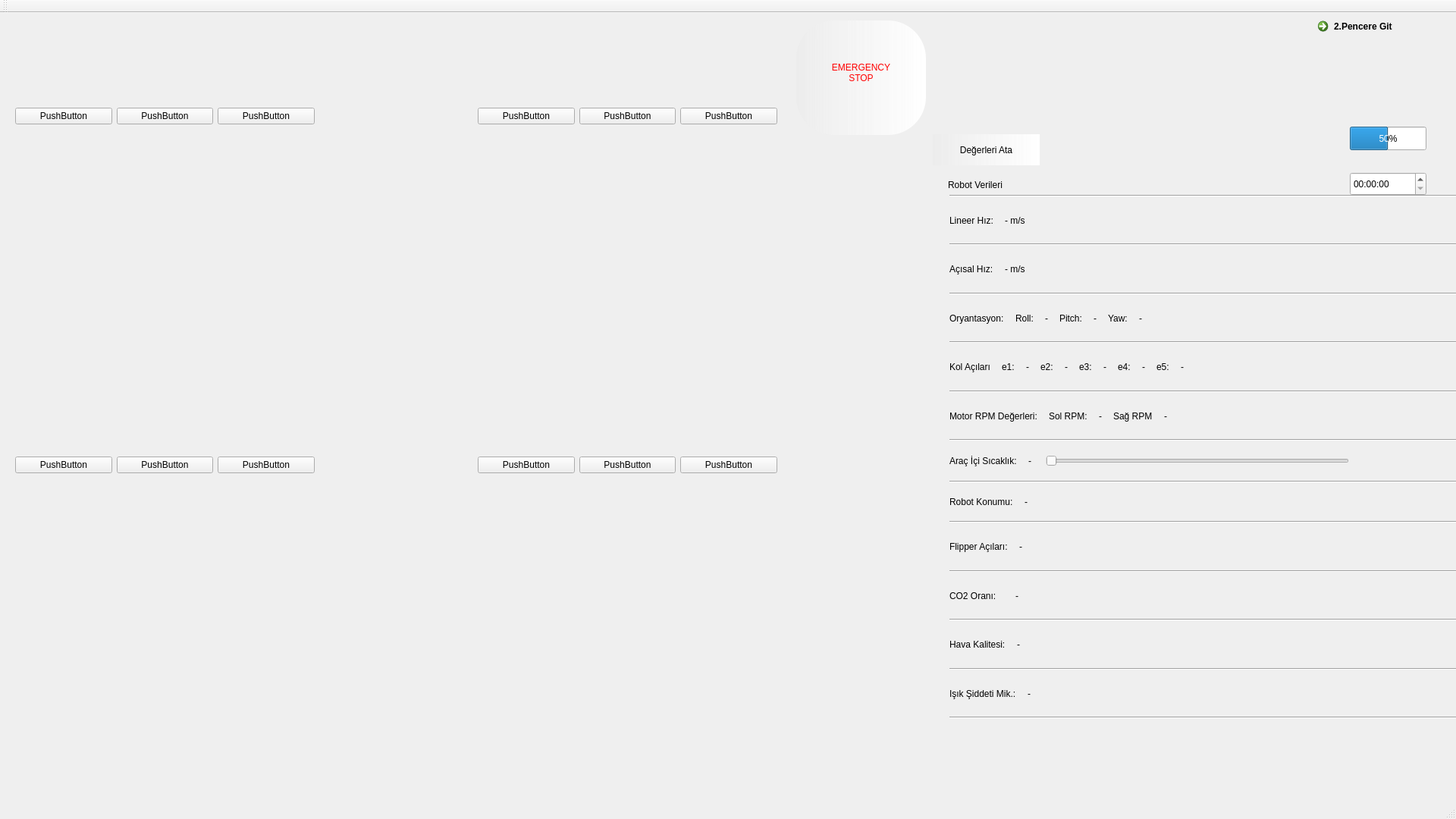
<?xml version="1.0" encoding="UTF-8"?>
<ui version="4.0">
 <class>MainWindow</class>
 <widget class="QMainWindow" name="MainWindow">
  <property name="geometry">
   <rect>
    <x>0</x>
    <y>0</y>
    <width>1920</width>
    <height>1080</height>
   </rect>
  </property>
  <property name="cursor">
   <cursorShape>ArrowCursor</cursorShape>
  </property>
  <property name="windowTitle">
   <string>Rake Gui</string>
  </property>
  <property name="windowIcon">
   <iconset resource="icons.qrc">
    <normaloff>:/icons/icons/.ico/rake.ico</normaloff>:/icons/icons/.ico/rake.ico</iconset>
  </property>
  <widget class="QWidget" name="centralwidget">
   <widget class="QLabel" name="label">
    <property name="geometry">
     <rect>
      <x>20</x>
      <y>-10</y>
      <width>881</width>
      <height>121</height>
     </rect>
    </property>
    <property name="text">
     <string/>
    </property>
    <property name="pixmap">
     <pixmap>icons/logo-removebg-preview (1).png</pixmap>
    </property>
   </widget>
   <widget class="QPushButton" name="pushButton">
    <property name="geometry">
     <rect>
      <x>1050</x>
      <y>10</y>
      <width>171</width>
      <height>151</height>
     </rect>
    </property>
    <property name="cursor">
     <cursorShape>PointingHandCursor</cursorShape>
    </property>
    <property name="styleSheet">
     <string notr="true">background-color: qlineargradient(spread:pad, x1:0, y1:0, x2:1, y2:0, stop:0 rgba(0, 0, 0, 3), stop:1 rgba(255, 255, 255, 255));
color: rgb(255, 0, 0);
font: 16pt &quot;MS Shell Dlg 2&quot;;
border-radius: 50px</string>
    </property>
    <property name="text">
     <string>EMERGENCY
STOP
</string>
    </property>
    <property name="iconSize">
     <size>
      <width>150</width>
      <height>150</height>
     </size>
    </property>
   </widget>
   <widget class="QCommandLinkButton" name="commandLinkButton">
    <property name="geometry">
     <rect>
      <x>1730</x>
      <y>0</y>
      <width>271</width>
      <height>41</height>
     </rect>
    </property>
    <property name="text">
     <string>2.Pencere Git</string>
    </property>
   </widget>
   <widget class="QLabel" name="label_1">
    <property name="geometry">
     <rect>
      <x>20</x>
      <y>120</y>
      <width>640</width>
      <height>480</height>
     </rect>
    </property>
    <property name="text">
     <string/>
    </property>
    <property name="pixmap">
     <pixmap>icons/walle_2.jpg</pixmap>
    </property>
   </widget>
   <widget class="QLabel" name="label_2">
    <property name="geometry">
     <rect>
      <x>630</x>
      <y>120</y>
      <width>640</width>
      <height>480</height>
     </rect>
    </property>
    <property name="text">
     <string/>
    </property>
    <property name="pixmap">
     <pixmap>icons/walle_2.jpg</pixmap>
    </property>
   </widget>
   <widget class="QLabel" name="label_3">
    <property name="geometry">
     <rect>
      <x>20</x>
      <y>580</y>
      <width>640</width>
      <height>480</height>
     </rect>
    </property>
    <property name="text">
     <string/>
    </property>
    <property name="pixmap">
     <pixmap>icons/walle_2.jpg</pixmap>
    </property>
   </widget>
   <widget class="QLabel" name="label_4">
    <property name="geometry">
     <rect>
      <x>630</x>
      <y>580</y>
      <width>640</width>
      <height>480</height>
     </rect>
    </property>
    <property name="text">
     <string/>
    </property>
    <property name="pixmap">
     <pixmap>icons/walle_2.jpg</pixmap>
    </property>
   </widget>
   <widget class="QProgressBar" name="progressBar">
    <property name="geometry">
     <rect>
      <x>1780</x>
      <y>150</y>
      <width>101</width>
      <height>31</height>
     </rect>
    </property>
    <property name="styleSheet">
     <string notr="true">font: 10pt &quot;MS Shell Dlg 2&quot;;</string>
    </property>
    <property name="value">
     <number>50</number>
    </property>
   </widget>
   <widget class="QWidget" name="verticalLayoutWidget">
    <property name="geometry">
     <rect>
      <x>1250</x>
      <y>240</y>
      <width>792</width>
      <height>691</height>
     </rect>
    </property>
    <layout class="QVBoxLayout" name="verticalLayout">
     <property name="spacing">
      <number>15</number>
     </property>
     <property name="sizeConstraint">
      <enum>QLayout::SetDefaultConstraint</enum>
     </property>
     <property name="leftMargin">
      <number>2</number>
     </property>
     <property name="topMargin">
      <number>0</number>
     </property>
     <property name="rightMargin">
      <number>5</number>
     </property>
     <property name="bottomMargin">
      <number>0</number>
     </property>
     <item>
      <widget class="Line" name="line_12">
       <property name="orientation">
        <enum>Qt::Horizontal</enum>
       </property>
      </widget>
     </item>
     <item>
      <layout class="QHBoxLayout" name="horizontalLayout">
       <item>
        <widget class="QLabel" name="label_8">
         <property name="styleSheet">
          <string notr="true">font: 18pt &quot;MS Shell Dlg 2&quot;;
font: 14pt &quot;MS Shell Dlg 2&quot;;</string>
         </property>
         <property name="text">
          <string>Lineer Hız:</string>
         </property>
        </widget>
       </item>
       <item>
        <widget class="QLabel" name="lineer_v">
         <property name="styleSheet">
          <string notr="true">font: 10pt &quot;MS Shell Dlg 2&quot;;</string>
         </property>
         <property name="text">
          <string>- m/s</string>
         </property>
        </widget>
       </item>
       <item>
        <spacer name="horizontalSpacer_20">
         <property name="orientation">
          <enum>Qt::Horizontal</enum>
         </property>
         <property name="sizeHint" stdset="0">
          <size>
           <width>40</width>
           <height>20</height>
          </size>
         </property>
        </spacer>
       </item>
       <item>
        <spacer name="horizontalSpacer_18">
         <property name="orientation">
          <enum>Qt::Horizontal</enum>
         </property>
         <property name="sizeHint" stdset="0">
          <size>
           <width>40</width>
           <height>20</height>
          </size>
         </property>
        </spacer>
       </item>
      </layout>
     </item>
     <item>
      <widget class="Line" name="line">
       <property name="orientation">
        <enum>Qt::Horizontal</enum>
       </property>
      </widget>
     </item>
     <item>
      <layout class="QHBoxLayout" name="horizontalLayout_4">
       <item>
        <widget class="QLabel" name="label_11">
         <property name="styleSheet">
          <string notr="true">font: 14pt &quot;MS Shell Dlg 2&quot;;</string>
         </property>
         <property name="text">
          <string>Açısal Hız:</string>
         </property>
        </widget>
       </item>
       <item>
        <widget class="QLabel" name="angle_v">
         <property name="styleSheet">
          <string notr="true">font: 10pt &quot;MS Shell Dlg 2&quot;;</string>
         </property>
         <property name="text">
          <string>- m/s</string>
         </property>
        </widget>
       </item>
       <item>
        <spacer name="horizontalSpacer_19">
         <property name="orientation">
          <enum>Qt::Horizontal</enum>
         </property>
         <property name="sizeHint" stdset="0">
          <size>
           <width>40</width>
           <height>20</height>
          </size>
         </property>
        </spacer>
       </item>
       <item>
        <spacer name="horizontalSpacer_15">
         <property name="orientation">
          <enum>Qt::Horizontal</enum>
         </property>
         <property name="sizeHint" stdset="0">
          <size>
           <width>40</width>
           <height>20</height>
          </size>
         </property>
        </spacer>
       </item>
      </layout>
     </item>
     <item>
      <widget class="Line" name="line_2">
       <property name="orientation">
        <enum>Qt::Horizontal</enum>
       </property>
      </widget>
     </item>
     <item>
      <layout class="QHBoxLayout" name="horizontalLayout_3">
       <item>
        <widget class="QLabel" name="label_9">
         <property name="styleSheet">
          <string notr="true">font: 14pt &quot;MS Shell Dlg 2&quot;;</string>
         </property>
         <property name="text">
          <string>Oryantasyon:</string>
         </property>
        </widget>
       </item>
       <item>
        <widget class="QLabel" name="label_10">
         <property name="styleSheet">
          <string notr="true">font: 12pt &quot;MS Shell Dlg 2&quot;;</string>
         </property>
         <property name="text">
          <string>Roll:</string>
         </property>
        </widget>
       </item>
       <item>
        <widget class="QLabel" name="roll">
         <property name="enabled">
          <bool>true</bool>
         </property>
         <property name="styleSheet">
          <string notr="true">font: 10pt &quot;MS Shell Dlg 2&quot;;</string>
         </property>
         <property name="text">
          <string>-</string>
         </property>
        </widget>
       </item>
       <item>
        <widget class="QLabel" name="label_31">
         <property name="styleSheet">
          <string notr="true">font: 12pt &quot;MS Shell Dlg 2&quot;;</string>
         </property>
         <property name="text">
          <string>Pitch:</string>
         </property>
        </widget>
       </item>
       <item>
        <widget class="QLabel" name="pitch">
         <property name="styleSheet">
          <string notr="true">font: 10pt &quot;MS Shell Dlg 2&quot;;</string>
         </property>
         <property name="text">
          <string>-</string>
         </property>
        </widget>
       </item>
       <item>
        <widget class="QLabel" name="label_32">
         <property name="styleSheet">
          <string notr="true">font: 14pt &quot;MS Shell Dlg 2&quot;;
font: 12pt &quot;MS Shell Dlg 2&quot;;</string>
         </property>
         <property name="text">
          <string>Yaw:</string>
         </property>
        </widget>
       </item>
       <item>
        <widget class="QLabel" name="yaw">
         <property name="styleSheet">
          <string notr="true">font: 10pt &quot;MS Shell Dlg 2&quot;;</string>
         </property>
         <property name="text">
          <string>-</string>
         </property>
        </widget>
       </item>
       <item>
        <spacer name="horizontalSpacer_11">
         <property name="orientation">
          <enum>Qt::Horizontal</enum>
         </property>
         <property name="sizeHint" stdset="0">
          <size>
           <width>40</width>
           <height>20</height>
          </size>
         </property>
        </spacer>
       </item>
      </layout>
     </item>
     <item>
      <widget class="Line" name="line_3">
       <property name="orientation">
        <enum>Qt::Horizontal</enum>
       </property>
      </widget>
     </item>
     <item>
      <layout class="QHBoxLayout" name="horizontalLayout_5">
       <item>
        <widget class="QLabel" name="label_13">
         <property name="styleSheet">
          <string notr="true">font: 12.5pt &quot;MS Shell Dlg 2&quot;;</string>
         </property>
         <property name="text">
          <string>Kol Açıları</string>
         </property>
        </widget>
       </item>
       <item>
        <widget class="QLabel" name="label_14">
         <property name="styleSheet">
          <string notr="true">font: 10pt &quot;MS Shell Dlg 2&quot;;</string>
         </property>
         <property name="text">
          <string>e1:</string>
         </property>
        </widget>
       </item>
       <item>
        <widget class="QLabel" name="eksen_1">
         <property name="text">
          <string>-</string>
         </property>
        </widget>
       </item>
       <item>
        <widget class="QLabel" name="label_35">
         <property name="styleSheet">
          <string notr="true">font: 10pt &quot;MS Shell Dlg 2&quot;;</string>
         </property>
         <property name="text">
          <string>e2:</string>
         </property>
        </widget>
       </item>
       <item>
        <widget class="QLabel" name="eksen_2">
         <property name="text">
          <string>-</string>
         </property>
        </widget>
       </item>
       <item>
        <widget class="QLabel" name="label_36">
         <property name="styleSheet">
          <string notr="true">font: 10pt &quot;MS Shell Dlg 2&quot;;</string>
         </property>
         <property name="text">
          <string>e3:</string>
         </property>
        </widget>
       </item>
       <item>
        <widget class="QLabel" name="eksen_3">
         <property name="text">
          <string>-</string>
         </property>
        </widget>
       </item>
       <item>
        <widget class="QLabel" name="label_33">
         <property name="styleSheet">
          <string notr="true">font: 10pt &quot;MS Shell Dlg 2&quot;;</string>
         </property>
         <property name="text">
          <string>e4:</string>
         </property>
        </widget>
       </item>
       <item>
        <widget class="QLabel" name="eksen_4">
         <property name="text">
          <string>-</string>
         </property>
        </widget>
       </item>
       <item>
        <widget class="QLabel" name="label_34">
         <property name="styleSheet">
          <string notr="true">font: 10pt &quot;MS Shell Dlg 2&quot;;</string>
         </property>
         <property name="text">
          <string>e5:</string>
         </property>
        </widget>
       </item>
       <item>
        <widget class="QLabel" name="eksen_5">
         <property name="text">
          <string>-</string>
         </property>
        </widget>
       </item>
       <item>
        <spacer name="horizontalSpacer_23">
         <property name="orientation">
          <enum>Qt::Horizontal</enum>
         </property>
         <property name="sizeHint" stdset="0">
          <size>
           <width>40</width>
           <height>20</height>
          </size>
         </property>
        </spacer>
       </item>
      </layout>
     </item>
     <item>
      <widget class="Line" name="line_4">
       <property name="orientation">
        <enum>Qt::Horizontal</enum>
       </property>
      </widget>
     </item>
     <item>
      <layout class="QHBoxLayout" name="horizontalLayout_6">
       <item>
        <widget class="QLabel" name="label_16">
         <property name="styleSheet">
          <string notr="true">font: 14pt &quot;MS Shell Dlg 2&quot;;</string>
         </property>
         <property name="text">
          <string>Motor RPM Değerleri:</string>
         </property>
        </widget>
       </item>
       <item>
        <widget class="QLabel" name="label_18">
         <property name="styleSheet">
          <string notr="true">font: 12pt &quot;MS Shell Dlg 2&quot;;</string>
         </property>
         <property name="text">
          <string>Sol RPM:</string>
         </property>
        </widget>
       </item>
       <item>
        <widget class="QLabel" name="sol_rpm">
         <property name="text">
          <string>-</string>
         </property>
        </widget>
       </item>
       <item>
        <widget class="QLabel" name="label_12">
         <property name="styleSheet">
          <string notr="true">font: 12pt &quot;MS Shell Dlg 2&quot;;</string>
         </property>
         <property name="text">
          <string>Sağ RPM</string>
         </property>
        </widget>
       </item>
       <item>
        <widget class="QLabel" name="sag_rpm">
         <property name="text">
          <string>-</string>
         </property>
        </widget>
       </item>
       <item>
        <spacer name="horizontalSpacer_21">
         <property name="orientation">
          <enum>Qt::Horizontal</enum>
         </property>
         <property name="sizeHint" stdset="0">
          <size>
           <width>40</width>
           <height>20</height>
          </size>
         </property>
        </spacer>
       </item>
      </layout>
     </item>
     <item>
      <widget class="Line" name="line_5">
       <property name="orientation">
        <enum>Qt::Horizontal</enum>
       </property>
      </widget>
     </item>
     <item>
      <layout class="QHBoxLayout" name="horizontalLayout_7">
       <item>
        <widget class="QLabel" name="label_17">
         <property name="styleSheet">
          <string notr="true">font: 14pt &quot;MS Shell Dlg 2&quot;;</string>
         </property>
         <property name="text">
          <string>Araç İçi Sıcaklık:</string>
         </property>
        </widget>
       </item>
       <item>
        <widget class="QLabel" name="lineer_v_2">
         <property name="styleSheet">
          <string notr="true">font: 10pt &quot;MS Shell Dlg 2&quot;;</string>
         </property>
         <property name="text">
          <string>- </string>
         </property>
        </widget>
       </item>
       <item>
        <widget class="QSlider" name="horizontalSlider">
         <property name="minimumSize">
          <size>
           <width>400</width>
           <height>22</height>
          </size>
         </property>
         <property name="orientation">
          <enum>Qt::Horizontal</enum>
         </property>
        </widget>
       </item>
       <item>
        <spacer name="horizontalSpacer_3">
         <property name="orientation">
          <enum>Qt::Horizontal</enum>
         </property>
         <property name="sizeHint" stdset="0">
          <size>
           <width>40</width>
           <height>20</height>
          </size>
         </property>
        </spacer>
       </item>
       <item>
        <spacer name="horizontalSpacer">
         <property name="orientation">
          <enum>Qt::Horizontal</enum>
         </property>
         <property name="sizeHint" stdset="0">
          <size>
           <width>40</width>
           <height>20</height>
          </size>
         </property>
        </spacer>
       </item>
       <item>
        <spacer name="horizontalSpacer_4">
         <property name="orientation">
          <enum>Qt::Horizontal</enum>
         </property>
         <property name="sizeHint" stdset="0">
          <size>
           <width>40</width>
           <height>20</height>
          </size>
         </property>
        </spacer>
       </item>
       <item>
        <spacer name="horizontalSpacer_9">
         <property name="orientation">
          <enum>Qt::Horizontal</enum>
         </property>
         <property name="sizeHint" stdset="0">
          <size>
           <width>40</width>
           <height>20</height>
          </size>
         </property>
        </spacer>
       </item>
       <item>
        <spacer name="horizontalSpacer_5">
         <property name="orientation">
          <enum>Qt::Horizontal</enum>
         </property>
         <property name="sizeHint" stdset="0">
          <size>
           <width>40</width>
           <height>20</height>
          </size>
         </property>
        </spacer>
       </item>
       <item>
        <spacer name="horizontalSpacer_10">
         <property name="orientation">
          <enum>Qt::Horizontal</enum>
         </property>
         <property name="sizeHint" stdset="0">
          <size>
           <width>40</width>
           <height>20</height>
          </size>
         </property>
        </spacer>
       </item>
       <item>
        <spacer name="horizontalSpacer_12">
         <property name="orientation">
          <enum>Qt::Horizontal</enum>
         </property>
         <property name="sizeHint" stdset="0">
          <size>
           <width>40</width>
           <height>20</height>
          </size>
         </property>
        </spacer>
       </item>
       <item>
        <spacer name="horizontalSpacer_17">
         <property name="orientation">
          <enum>Qt::Horizontal</enum>
         </property>
         <property name="sizeHint" stdset="0">
          <size>
           <width>40</width>
           <height>20</height>
          </size>
         </property>
        </spacer>
       </item>
       <item>
        <spacer name="horizontalSpacer_8">
         <property name="orientation">
          <enum>Qt::Horizontal</enum>
         </property>
         <property name="sizeHint" stdset="0">
          <size>
           <width>40</width>
           <height>20</height>
          </size>
         </property>
        </spacer>
       </item>
       <item>
        <spacer name="horizontalSpacer_7">
         <property name="orientation">
          <enum>Qt::Horizontal</enum>
         </property>
         <property name="sizeHint" stdset="0">
          <size>
           <width>40</width>
           <height>20</height>
          </size>
         </property>
        </spacer>
       </item>
       <item>
        <spacer name="horizontalSpacer_6">
         <property name="orientation">
          <enum>Qt::Horizontal</enum>
         </property>
         <property name="sizeHint" stdset="0">
          <size>
           <width>40</width>
           <height>20</height>
          </size>
         </property>
        </spacer>
       </item>
       <item>
        <spacer name="horizontalSpacer_13">
         <property name="orientation">
          <enum>Qt::Horizontal</enum>
         </property>
         <property name="sizeHint" stdset="0">
          <size>
           <width>40</width>
           <height>20</height>
          </size>
         </property>
        </spacer>
       </item>
       <item>
        <spacer name="horizontalSpacer_14">
         <property name="orientation">
          <enum>Qt::Horizontal</enum>
         </property>
         <property name="sizeHint" stdset="0">
          <size>
           <width>40</width>
           <height>20</height>
          </size>
         </property>
        </spacer>
       </item>
       <item>
        <spacer name="horizontalSpacer_2">
         <property name="orientation">
          <enum>Qt::Horizontal</enum>
         </property>
         <property name="sizeHint" stdset="0">
          <size>
           <width>40</width>
           <height>20</height>
          </size>
         </property>
        </spacer>
       </item>
      </layout>
     </item>
     <item>
      <widget class="Line" name="line_7">
       <property name="orientation">
        <enum>Qt::Horizontal</enum>
       </property>
      </widget>
     </item>
     <item>
      <layout class="QHBoxLayout" name="horizontalLayout_11">
       <item>
        <widget class="QLabel" name="label_27">
         <property name="styleSheet">
          <string notr="true">font: 14pt &quot;MS Shell Dlg 2&quot;;</string>
         </property>
         <property name="text">
          <string>Robot Konumu:</string>
         </property>
        </widget>
       </item>
       <item>
        <widget class="QLabel" name="r_konum">
         <property name="styleSheet">
          <string notr="true">font: 10pt &quot;MS Shell Dlg 2&quot;;</string>
         </property>
         <property name="text">
          <string>-</string>
         </property>
        </widget>
       </item>
       <item>
        <spacer name="horizontalSpacer_22">
         <property name="orientation">
          <enum>Qt::Horizontal</enum>
         </property>
         <property name="sizeHint" stdset="0">
          <size>
           <width>40</width>
           <height>20</height>
          </size>
         </property>
        </spacer>
       </item>
       <item>
        <widget class="Line" name="line_6">
         <property name="orientation">
          <enum>Qt::Horizontal</enum>
         </property>
        </widget>
       </item>
      </layout>
     </item>
     <item>
      <widget class="Line" name="line_8">
       <property name="orientation">
        <enum>Qt::Horizontal</enum>
       </property>
      </widget>
     </item>
     <item>
      <layout class="QHBoxLayout" name="horizontalLayout_12">
       <item>
        <widget class="QLabel" name="label_29">
         <property name="styleSheet">
          <string notr="true">font: 14pt &quot;MS Shell Dlg 2&quot;;</string>
         </property>
         <property name="text">
          <string>Flipper Açıları:</string>
         </property>
        </widget>
       </item>
       <item>
        <widget class="QLabel" name="flipper_a">
         <property name="styleSheet">
          <string notr="true">font: 10pt &quot;MS Shell Dlg 2&quot;;</string>
         </property>
         <property name="text">
          <string>-</string>
         </property>
        </widget>
       </item>
       <item>
        <spacer name="horizontalSpacer_25">
         <property name="orientation">
          <enum>Qt::Horizontal</enum>
         </property>
         <property name="sizeHint" stdset="0">
          <size>
           <width>40</width>
           <height>20</height>
          </size>
         </property>
        </spacer>
       </item>
       <item>
        <spacer name="horizontalSpacer_24">
         <property name="orientation">
          <enum>Qt::Horizontal</enum>
         </property>
         <property name="sizeHint" stdset="0">
          <size>
           <width>40</width>
           <height>20</height>
          </size>
         </property>
        </spacer>
       </item>
      </layout>
     </item>
     <item>
      <widget class="Line" name="line_9">
       <property name="orientation">
        <enum>Qt::Horizontal</enum>
       </property>
      </widget>
     </item>
     <item>
      <layout class="QHBoxLayout" name="horizontalLayout_13">
       <item>
        <widget class="QLabel" name="label_30">
         <property name="styleSheet">
          <string notr="true">font: 14pt &quot;MS Shell Dlg 2&quot;;</string>
         </property>
         <property name="text">
          <string>CO2 Oranı:   </string>
         </property>
        </widget>
       </item>
       <item>
        <widget class="QLabel" name="co2">
         <property name="styleSheet">
          <string notr="true">font: 10pt &quot;MS Shell Dlg 2&quot;;</string>
         </property>
         <property name="text">
          <string>-</string>
         </property>
        </widget>
       </item>
       <item>
        <spacer name="horizontalSpacer_26">
         <property name="orientation">
          <enum>Qt::Horizontal</enum>
         </property>
         <property name="sizeHint" stdset="0">
          <size>
           <width>40</width>
           <height>20</height>
          </size>
         </property>
        </spacer>
       </item>
       <item>
        <spacer name="horizontalSpacer_27">
         <property name="orientation">
          <enum>Qt::Horizontal</enum>
         </property>
         <property name="sizeHint" stdset="0">
          <size>
           <width>40</width>
           <height>20</height>
          </size>
         </property>
        </spacer>
       </item>
      </layout>
     </item>
     <item>
      <widget class="Line" name="line_10">
       <property name="orientation">
        <enum>Qt::Horizontal</enum>
       </property>
      </widget>
     </item>
     <item>
      <layout class="QHBoxLayout" name="horizontalLayout_14">
       <item>
        <widget class="QLabel" name="label_37">
         <property name="styleSheet">
          <string notr="true">font: 14pt &quot;MS Shell Dlg 2&quot;;</string>
         </property>
         <property name="text">
          <string>Hava Kalitesi:</string>
         </property>
        </widget>
       </item>
       <item>
        <widget class="QLabel" name="hava">
         <property name="styleSheet">
          <string notr="true">font: 10pt &quot;MS Shell Dlg 2&quot;;</string>
         </property>
         <property name="text">
          <string>-</string>
         </property>
        </widget>
       </item>
       <item>
        <spacer name="horizontalSpacer_28">
         <property name="orientation">
          <enum>Qt::Horizontal</enum>
         </property>
         <property name="sizeHint" stdset="0">
          <size>
           <width>40</width>
           <height>20</height>
          </size>
         </property>
        </spacer>
       </item>
       <item>
        <spacer name="horizontalSpacer_29">
         <property name="orientation">
          <enum>Qt::Horizontal</enum>
         </property>
         <property name="sizeHint" stdset="0">
          <size>
           <width>40</width>
           <height>20</height>
          </size>
         </property>
        </spacer>
       </item>
      </layout>
     </item>
     <item>
      <widget class="Line" name="line_11">
       <property name="orientation">
        <enum>Qt::Horizontal</enum>
       </property>
      </widget>
     </item>
     <item>
      <layout class="QHBoxLayout" name="horizontalLayout_15">
       <item>
        <widget class="QLabel" name="label_38">
         <property name="styleSheet">
          <string notr="true">font: 12pt &quot;MS Shell Dlg 2&quot;;</string>
         </property>
         <property name="text">
          <string>Işık Şiddeti Mik.:</string>
         </property>
        </widget>
       </item>
       <item>
        <widget class="QLabel" name="candela">
         <property name="styleSheet">
          <string notr="true">font: 10pt &quot;MS Shell Dlg 2&quot;;</string>
         </property>
         <property name="text">
          <string>-</string>
         </property>
        </widget>
       </item>
       <item>
        <spacer name="horizontalSpacer_30">
         <property name="orientation">
          <enum>Qt::Horizontal</enum>
         </property>
         <property name="sizeHint" stdset="0">
          <size>
           <width>40</width>
           <height>20</height>
          </size>
         </property>
        </spacer>
       </item>
       <item>
        <spacer name="horizontalSpacer_31">
         <property name="orientation">
          <enum>Qt::Horizontal</enum>
         </property>
         <property name="sizeHint" stdset="0">
          <size>
           <width>40</width>
           <height>20</height>
          </size>
         </property>
        </spacer>
       </item>
      </layout>
     </item>
     <item>
      <widget class="Line" name="line_13">
       <property name="orientation">
        <enum>Qt::Horizontal</enum>
       </property>
      </widget>
     </item>
    </layout>
   </widget>
   <widget class="QTimeEdit" name="timeEdit">
    <property name="geometry">
     <rect>
      <x>1780</x>
      <y>210</y>
      <width>101</width>
      <height>31</height>
     </rect>
    </property>
    <property name="styleSheet">
     <string notr="true">font: 10pt &quot;MS Shell Dlg 2&quot;;</string>
    </property>
    <property name="inputMethodHints">
     <set>Qt::ImhPreferNumbers|Qt::ImhTime</set>
    </property>
   </widget>
   <widget class="QLabel" name="label_6">
    <property name="geometry">
     <rect>
      <x>1250</x>
      <y>210</y>
      <width>161</width>
      <height>33</height>
     </rect>
    </property>
    <property name="styleSheet">
     <string notr="true">font: 16pt &quot;MS Shell Dlg 2&quot;;</string>
    </property>
    <property name="text">
     <string>Robot Verileri</string>
    </property>
   </widget>
   <widget class="QWidget" name="horizontalLayoutWidget">
    <property name="geometry">
     <rect>
      <x>630</x>
      <y>120</y>
      <width>395</width>
      <height>32</height>
     </rect>
    </property>
    <layout class="QHBoxLayout" name="horizontalLayout_2">
     <item>
      <widget class="QPushButton" name="pushButton_4">
       <property name="cursor">
        <cursorShape>PointingHandCursor</cursorShape>
       </property>
       <property name="acceptDrops">
        <bool>false</bool>
       </property>
       <property name="styleSheet">
        <string notr="true">font: 10pt &quot;MS Shell Dlg 2&quot;;</string>
       </property>
       <property name="text">
        <string>PushButton</string>
       </property>
      </widget>
     </item>
     <item>
      <widget class="QPushButton" name="pushButton_5">
       <property name="cursor">
        <cursorShape>PointingHandCursor</cursorShape>
       </property>
       <property name="styleSheet">
        <string notr="true">font: 10pt &quot;MS Shell Dlg 2&quot;;</string>
       </property>
       <property name="text">
        <string>PushButton</string>
       </property>
      </widget>
     </item>
     <item>
      <widget class="QPushButton" name="pushButton_6">
       <property name="cursor">
        <cursorShape>PointingHandCursor</cursorShape>
       </property>
       <property name="styleSheet">
        <string notr="true">font: 10pt &quot;MS Shell Dlg 2&quot;;</string>
       </property>
       <property name="text">
        <string>PushButton</string>
       </property>
      </widget>
     </item>
    </layout>
   </widget>
   <widget class="QWidget" name="horizontalLayoutWidget_2">
    <property name="geometry">
     <rect>
      <x>20</x>
      <y>120</y>
      <width>395</width>
      <height>32</height>
     </rect>
    </property>
    <layout class="QHBoxLayout" name="horizontalLayout_8">
     <item>
      <widget class="QPushButton" name="pushButton_1">
       <property name="cursor">
        <cursorShape>PointingHandCursor</cursorShape>
       </property>
       <property name="styleSheet">
        <string notr="true">font: 10pt &quot;MS Shell Dlg 2&quot;;</string>
       </property>
       <property name="text">
        <string>PushButton</string>
       </property>
      </widget>
     </item>
     <item>
      <widget class="QPushButton" name="pushButton_2">
       <property name="cursor">
        <cursorShape>PointingHandCursor</cursorShape>
       </property>
       <property name="styleSheet">
        <string notr="true">font: 10pt &quot;MS Shell Dlg 2&quot;;</string>
       </property>
       <property name="text">
        <string>PushButton</string>
       </property>
      </widget>
     </item>
     <item>
      <widget class="QPushButton" name="pushButton_3">
       <property name="cursor">
        <cursorShape>PointingHandCursor</cursorShape>
       </property>
       <property name="styleSheet">
        <string notr="true">font: 10pt &quot;MS Shell Dlg 2&quot;;</string>
       </property>
       <property name="text">
        <string>PushButton</string>
       </property>
      </widget>
     </item>
    </layout>
   </widget>
   <widget class="QWidget" name="horizontalLayoutWidget_8">
    <property name="geometry">
     <rect>
      <x>20</x>
      <y>580</y>
      <width>395</width>
      <height>32</height>
     </rect>
    </property>
    <layout class="QHBoxLayout" name="horizontalLayout_19">
     <item>
      <widget class="QPushButton" name="pushButton_7">
       <property name="cursor">
        <cursorShape>PointingHandCursor</cursorShape>
       </property>
       <property name="styleSheet">
        <string notr="true">font: 10pt &quot;MS Shell Dlg 2&quot;;</string>
       </property>
       <property name="text">
        <string>PushButton</string>
       </property>
      </widget>
     </item>
     <item>
      <widget class="QPushButton" name="pushButton_8">
       <property name="cursor">
        <cursorShape>PointingHandCursor</cursorShape>
       </property>
       <property name="styleSheet">
        <string notr="true">font: 10pt &quot;MS Shell Dlg 2&quot;;</string>
       </property>
       <property name="text">
        <string>PushButton</string>
       </property>
      </widget>
     </item>
     <item>
      <widget class="QPushButton" name="pushButton_9">
       <property name="cursor">
        <cursorShape>PointingHandCursor</cursorShape>
       </property>
       <property name="styleSheet">
        <string notr="true">font: 10pt &quot;MS Shell Dlg 2&quot;;</string>
       </property>
       <property name="text">
        <string>PushButton</string>
       </property>
      </widget>
     </item>
    </layout>
   </widget>
   <widget class="QWidget" name="horizontalLayoutWidget_10">
    <property name="geometry">
     <rect>
      <x>630</x>
      <y>580</y>
      <width>395</width>
      <height>32</height>
     </rect>
    </property>
    <layout class="QHBoxLayout" name="horizontalLayout_21">
     <item>
      <widget class="QPushButton" name="pushButton_10">
       <property name="cursor">
        <cursorShape>PointingHandCursor</cursorShape>
       </property>
       <property name="styleSheet">
        <string notr="true">font: 10pt &quot;MS Shell Dlg 2&quot;;</string>
       </property>
       <property name="text">
        <string>PushButton</string>
       </property>
      </widget>
     </item>
     <item>
      <widget class="QPushButton" name="pushButton_11">
       <property name="cursor">
        <cursorShape>PointingHandCursor</cursorShape>
       </property>
       <property name="styleSheet">
        <string notr="true">font: 10pt &quot;MS Shell Dlg 2&quot;;</string>
       </property>
       <property name="text">
        <string>PushButton</string>
       </property>
      </widget>
     </item>
     <item>
      <widget class="QPushButton" name="pushButton_12">
       <property name="cursor">
        <cursorShape>PointingHandCursor</cursorShape>
       </property>
       <property name="styleSheet">
        <string notr="true">font: 10pt &quot;MS Shell Dlg 2&quot;;</string>
       </property>
       <property name="text">
        <string>PushButton</string>
       </property>
      </widget>
     </item>
    </layout>
   </widget>
   <widget class="QPushButton" name="pushButton_13">
    <property name="geometry">
     <rect>
      <x>1230</x>
      <y>160</y>
      <width>141</width>
      <height>41</height>
     </rect>
    </property>
    <property name="cursor">
     <cursorShape>PointingHandCursor</cursorShape>
    </property>
    <property name="styleSheet">
     <string notr="true">background-color: rgb(255, 255, 255,0);
background-color: qlineargradient(spread:pad, x1:0, y1:0, x2:1, y2:0, stop:0 rgba(0, 0, 0, 3), stop:1 rgba(255, 255, 255, 255));
font: 10pt &quot;MS Shell Dlg 2&quot;;
border-radius: 50px</string>
    </property>
    <property name="text">
     <string>Değerleri Ata</string>
    </property>
   </widget>
  </widget>
  <widget class="QStatusBar" name="statusbar"/>
  <widget class="QToolBar" name="toolBar">
   <property name="windowTitle">
    <string>toolBar</string>
   </property>
   <attribute name="toolBarArea">
    <enum>TopToolBarArea</enum>
   </attribute>
   <attribute name="toolBarBreak">
    <bool>false</bool>
   </attribute>
  </widget>
 </widget>
 <resources>
  <include location="icons.qrc"/>
 </resources>
 <connections/>
</ui>
